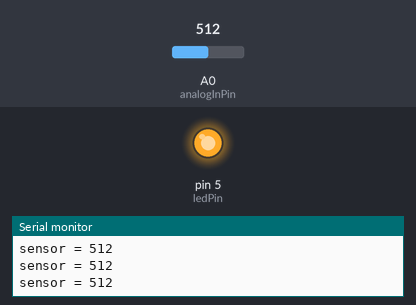
Simulated run of this sketch. Board: Arduino Uno, built with avr-gcc and run on an emulated ATmega328P. On the bench: output pins drawn as LEDs (lit = HIGH), the last lines printed to the serial monitor. The test bench sets the inputs (shaded band); at power-on: A0 (analogInPin) = 512.

Above: at 1.2 s.
1.3 s: A0 (analogInPin) set to 163
4.3 s: A0 (analogInPin) set to 136
At 5.5 s:
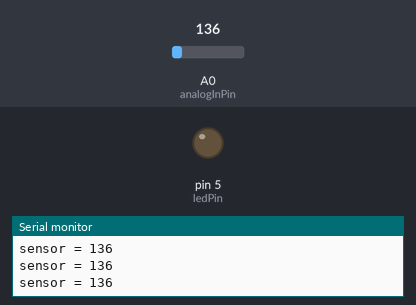
5.8 s: A0 (analogInPin) set to 160
At 6.7 s:
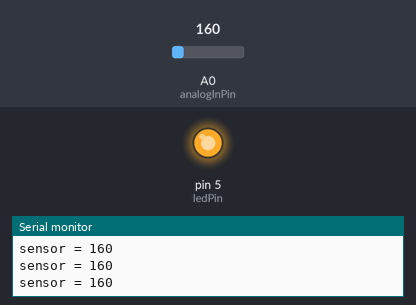
8.8 s: A0 (analogInPin) set to 140
At 10.1 s:
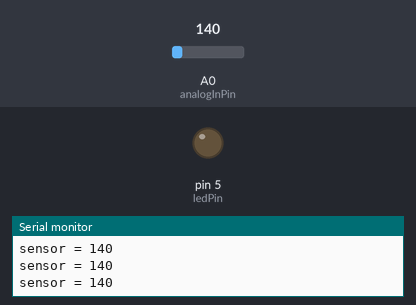
Timing chart, 0 to 11.3 s (numbered marks = the images above; inputs shaded):
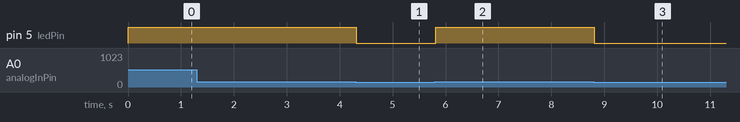

The sketch:

Enkoder_nano.ino
```cpp
const int analogInPin = A0;  // Куда подключили MQ7
const int ledPin = 5;                 // Куда подключили диод

int sensorValue = 0;


void setup() {
  Serial.begin(9600);
  pinMode(ledPin, OUTPUT);
}

void loop() {
  sensorValue = analogRead(analogInPin);
  if (sensorValue >= 150)
  {
    digitalWrite(ledPin, HIGH);
  }
  else
  {
  digitalWrite(ledPin, LOW);
  }

  Serial.print("sensor = " );
  Serial.println(sensorValue);

  delay(10);
}
```

Measured:
- the behaviour switches between 150 and 149 on A0 (analogInPin) (found by bisection; images 0 and 1)
- after the input at 4.3 s, pin 5 (ledPin): HIGH → LOW at once
- after the input at 5.8 s, pin 5 (ledPin): LOW → HIGH at once
- after the input at 8.8 s, pin 5 (ledPin): HIGH → LOW at once
